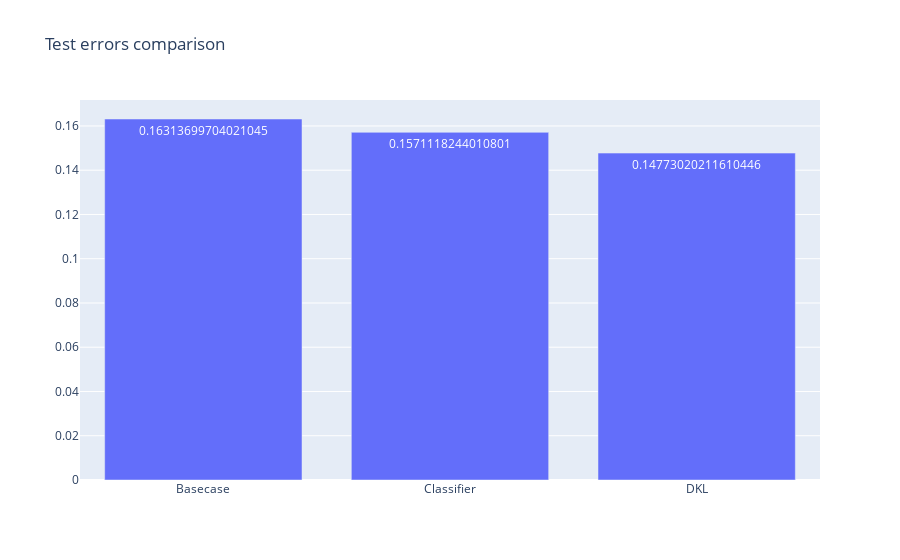

This figure's notebook cell:
### Code cell
fig_test = go.Figure([go.Bar(x=methods, y=errors_test, text=errors_test, textposition='auto')])
fig_test.update_layout(title_text='Test errors comparison')
fig_test.show()

### Figure 1 — Plotly figure (JSON) as saved in the notebook; plotly's stock layout.template omitted (floating-point values rounded to 4 significant figures)
{"data": [{"text": ["0.16313699704021045", "0.1571118244010801", "0.14773020211610446"], "textposition": "auto", "type": "bar", "x": ["Basecase", "Classifier", "DKL"], "y": [0.1631, 0.1571, 0.1477]}], "layout": {"title": {"text": "Test errors comparison"}}}
